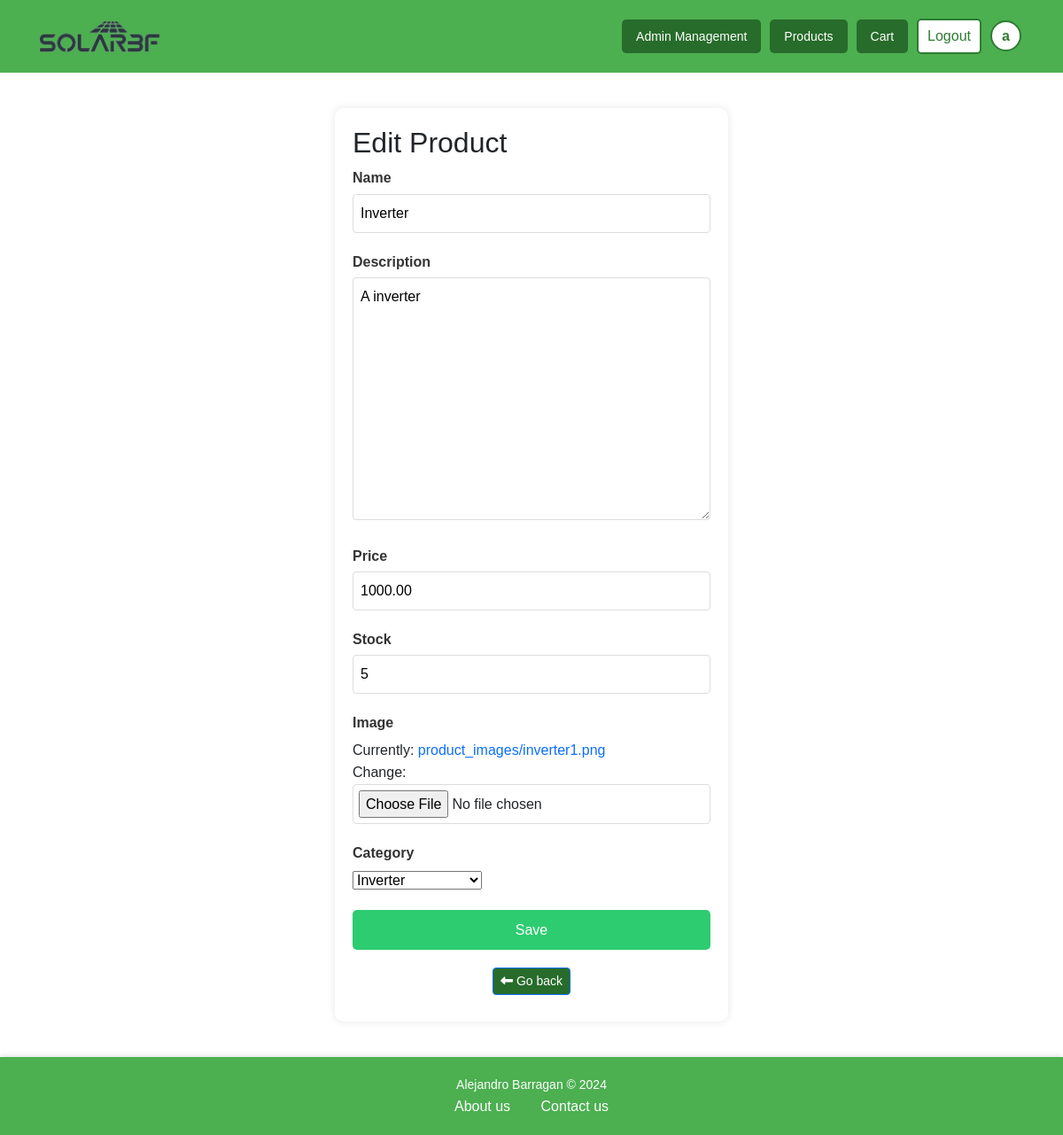
/products/list/edit_product/2/ (signed in), run on an earlier commit of the app's database.
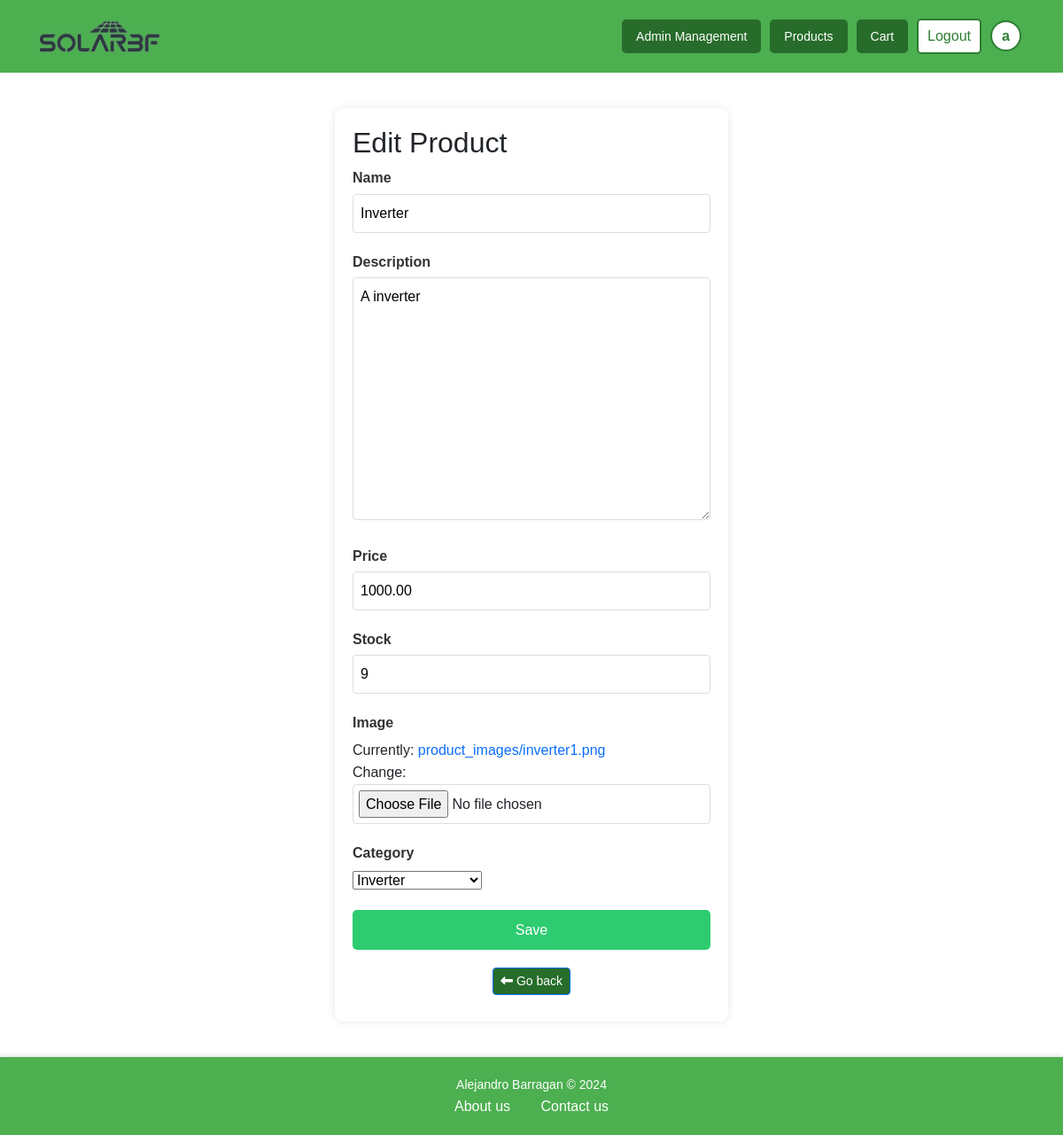
And on a later commit of the database.
### products/models.py (models this page shows, shortened)
class Product(models.Model):
    name = models.CharField(max_length=255)
    description = models.TextField()
    price = models.DecimalField(max_digits=10, decimal_places=2)
    stock = models.PositiveIntegerField()
    category = models.ForeignKey(Category, on_delete=models.CASCADE)
    image = models.ImageField(upload_to='product_images/', blank=False, null=False)
    created_at = models.DateTimeField(auto_now_add=True)

### products/views.py (the view)
# urls.py: path('list/edit_product/<int:product_id>/', views.edit_product, name='edit_product'),
@login_required
@user_passes_test(is_staff)
def edit_product(request, product_id):
    product = get_object_or_404(Product, id=product_id)
    return handle_product_form(request, ProductForm(instance=product), 'admin/edit_product.html', 'Product updated successfully!', 'product_list', product)

### products/forms.py
class ProductForm(forms.ModelForm):
    class Meta:
        model = Product
        fields = ['name', 'description', 'price', 'stock', 'image', 'category']
    category = forms.ModelChoiceField(queryset=Category.objects.all(), empty_label="Select a category")

### accounts/views.py (called while the page is built)
def is_staff(user):
    return user.is_staff or user.role in ['admin', 'worker']

### products/models.py (called while the page is built)
    def __str__(self):
        return self.name

### products/views.py (called while the page is built, shortened)
def handle_product_form(request, form, template, success_message, redirect_url, product=None):
    return render(request, template, {'form': form, 'product': product})

### templates/admin/edit_product.html (shortened to what this page needs)
{% extends 'base.html' %}
{% load static %}
{% block style %}
    <link rel="stylesheet" href="{% static 'css/edit_product.css' %}"/>
    <link rel="stylesheet" href="{% static 'css/forms.css' %}"/>
{% endblock %}
{% block content %}
<div class="form-container">
    <h2>Edit Product</h2>
    <form method="POST" enctype="multipart/form-data">
        {% for field in form %}
        <div class="form-group">
            <label for="{{ field.id_for_label }}">{{ field.label }}</label>
            {{ field }}
        </div>
        {% endfor %}
        <button type="submit" class="submit-button">Save</button>
    </form>
    <div class="button-container">
        <button type="button" class="btn btn-sm btn-primary" onclick="history.back()"><i class="fa-solid fa-left-long"></i> Go back</button>
    </div>
</div>
{% endblock %}

What changed in the data, as far as the page shows it:
changed Product "Inverter": stock "5" → "9"
